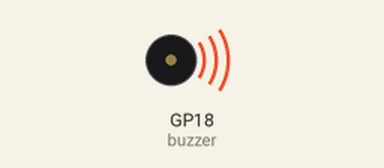
Recording of a program running on a simulated Raspberry Pi Pico running MicroPython. Shown: buzzer (waves = sounding). At 10.1 s the program stops and its outputs stay as they are.

Above: at 0.2 s.
At 3.2 s:
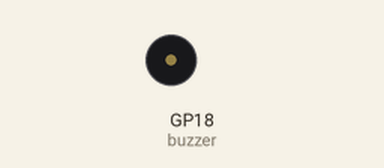
Timing chart, 0 to 10.9 s (numbered marks = the images above):
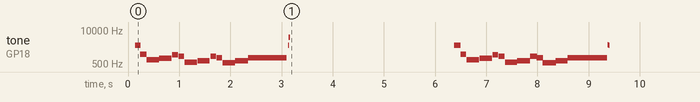

Measured:
- by itself, tone on GP18 (buzzer): plays 2638 Hz for 0.01 s, 2635 Hz for 0.01 s, 2637 Hz for 0.01 s, 2640 Hz for 0.01 s, 2641 Hz for 0.01 s, 2638 Hz for 0.01 s … (66 notes in this stretch)

The program:

play_song.py
```python
from machine import Pin, PWM
from utime import sleep

def playtone(frequency):
    buzzer.duty_u16(1000)
    buzzer.freq(frequency)

def bequiet():
    buzzer.duty_u16(0)

def playsong(mysong,length=0.1):
    for i in range(len(mysong)):
        if mysong[i] < 31:
            buzzer.freq(31)
            buzzer.duty_u16(0)
        else:
            playtone(mysong[i])
        sleep(length)
    bequiet()


buzzer = PWM(Pin(18))
#Copy paste your tone.txt
song = [0, 0, 0, 0, 0, 0, 0, 0, 0, 0, 0, 0, 0, 0, 2638, 2635, 2637, 2640, 2641, 2638, 2636, 2636, 2638, 2640, 1179, 1176, 1175, 1175, 1176, 1176, 1175, 1175, 1176, 1176, 1175, 1175, 740, 740, 740, 740, 740, 740, 740, 740, 740, 740, 740, 740, 740, 740, 740, 740, 740, 740, 740, 740, 740, 740, 740, 740, 740, 832, 831, 831, 831, 831, 831, 831, 831, 831, 831, 831, 831, 831, 831, 831, 831, 831, 831, 831, 831, 831, 831, 831, 831, 0, 1109, 1109, 1109, 1109, 1109, 1109, 1109, 1109, 1109, 1109, 1109, 0, 988, 988, 988, 988, 988, 988, 988, 989, 988, 988, 988, 0, 587, 587, 587, 587, 587, 587, 587, 587, 587, 587, 587, 587, 587, 587, 587, 587, 587, 587, 587, 587, 587, 587, 587, 587, 0, 659, 659, 659, 659, 659, 659, 659, 659, 659, 659, 659, 659, 659, 659, 659, 659, 659, 659, 659, 659, 659, 659, 659, 659, 0, 988, 988, 988, 988, 988, 988, 988, 988, 988, 988, 988, 0, 880, 880, 880, 880, 880, 880, 880, 880, 880, 880, 880, 0, 554, 554, 554, 554, 554, 554, 554, 554, 554, 554, 554, 554, 554, 554, 554, 554, 554, 554, 554, 554, 554, 554, 554, 554, 659, 659, 659, 659, 659, 659, 659, 659, 659, 659, 659, 659, 659, 659, 659, 659, 659, 659, 659, 659, 659, 659, 659, 659, 659, 880, 880, 880, 880, 880, 880, 880, 880, 880, 880, 880, 880, 880, 880, 880, 880, 880, 880, 880, 880, 880, 880, 880, 880, 880, 880, 880, 880, 880, 880, 880, 880, 880, 880, 880, 880, 880, 880, 880, 880, 880, 880, 880, 880, 880, 880, 880, 880, 880, 880, 880, 880, 880, 880, 880, 880, 880, 880, 880, 880, 880, 880, 880, 880, 880, 880, 880, 880, 880, 880, 880, 880, 880, 880, 880, 0, 0, 0, 2650, 5268, 5257, 0, 0, 0, 0, 0, 0, 0, 0, 0, 0, 0, 0, 0, 0, 0, 0, 0, 0, 0, 0, 0, 0, 0, 0, 0, 0, 0, 0, 0, 0, 0, 0, 0, 0, 0, 0, 0, 0, 0, 0, 0, 0, 0, 0, 0, 0, 0, 0, 0, 0, 0, 0, 0, 0, 0, 0, 0, 0, 0, 0, 0, 0, 0, 0, 0, 0, 0, 0, 0, 0, 0, 0, 0, 0, 0, 0, 0, 0, 0, 0, 0, 0, 0, 0, 0, 0, 0, 0, 0, 0, 0, 0, 0, 0, 0, 0, 0, 0, 0, 0, 0, 0, 0, 0, 0, 0, 0, 0, 0, 0, 0, 0, 0, 0, 0, 0, 0, 0, 0, 0, 0, 0, 0, 0, 0, 0, 0, 0, 0, 0, 0, 0, 0, 0, 0, 0, 0, 0, 0, 0, 0, 0, 0, 0, 0, 0, 0, 0, 0, 0, 0, 0, 0, 0, 0, 0, 0, 0, 0, 0, 0, 0, 0, 0, 0, 0, 0, 0, 0, 0, 0, 0, 0, 0, 0, 0, 0, 0, 0, 0, 0, 0, 0, 0, 0, 0, 0, 0, 0, 0, 0, 0, 0, 0, 0, 0, 0, 0, 0, 0, 0, 0, 0, 0, 0, 0, 0, 0, 0, 0, 0, 0, 0, 0, 0, 0, 0, 0, 0, 0, 0, 0, 0, 0, 0, 0, 0, 0, 0, 0, 0, 0, 0, 0, 0, 0, 0, 0, 0, 0, 0, 0, 0, 0, 0, 0, 0, 0, 0, 0, 0, 0, 0, 0, 0, 0, 0, 0, 0, 0, 0, 0, 0, 0, 0, 0, 0, 0, 0, 0, 0, 0, 0, 0, 0, 0, 0, 0, 0, 0, 0, 0, 0, 0, 0, 0, 0, 0, 0, 0, 0, 0, 0, 0, 0, 0, 0, 0, 0, 0, 0, 0, 0, 0, 0, 0, 0, 0, 0, 0, 0, 0, 0, 0, 0, 0, 0, 0, 0, 2633, 2635, 2635, 2639, 2640, 2639, 2637, 2635, 2637, 2639, 2640, 2638, 0, 1175, 1175, 1175, 1175, 1175, 1175, 1175, 1175, 1175, 1175, 1175, 0, 740, 740, 740, 740, 740, 740, 740, 740, 740, 740, 740, 740, 740, 740, 740, 740, 740, 740, 740, 740, 740, 740, 740, 740, 0, 831, 831, 831, 831, 831, 831, 831, 831, 831, 831, 831, 831, 831, 831, 831, 831, 831, 831, 831, 831, 831, 831, 831, 831, 0, 1109, 1109, 1109, 1109, 1109, 1109, 1109, 1109, 1109, 1109, 1109, 0, 988, 989, 988, 988, 988, 988, 988, 988, 988, 988, 988, 0, 587, 587, 587, 587, 587, 587, 587, 587, 587, 587, 587, 587, 587, 587, 587, 587, 587, 587, 587, 587, 587, 587, 587, 587, 660, 659, 659, 659, 659, 659, 659, 659, 659, 659, 659, 659, 659, 659, 659, 659, 659, 659, 659, 659, 659, 659, 659, 659, 659, 988, 988, 988, 988, 988, 988, 988, 988, 988, 988, 988, 990, 881, 880, 880, 880, 880, 880, 880, 880, 880, 880, 880, 879, 554, 554, 554, 554, 554, 554, 554, 554, 554, 554, 554, 554, 554, 554, 554, 554, 554, 554, 554, 554, 554, 554, 554, 554, 555, 659, 659, 659, 659, 659, 659, 659, 659, 659, 659, 659, 659, 659, 659, 659, 659, 659, 659, 659, 659, 659, 659, 659, 659, 882, 880, 880, 880, 880, 880, 880, 880, 880, 880, 880, 880, 880, 880, 880, 880, 880, 880, 880, 880, 880, 880, 880, 880, 880, 880, 880, 880, 880, 880, 880, 880, 880, 880, 880, 880, 880, 880, 880, 880, 880, 880, 880, 880, 880, 880, 880, 880, 880, 880, 880, 880, 880, 880, 880, 880, 880, 880, 880, 880, 880, 880, 880, 880, 880, 880, 880, 880, 880, 880, 880, 880, 880, 880, 880, 880, 0, 2675, 0, 2655, 0, 0, 0, 0, 0, 0, 0, 0, 0, 0, 0, 0, 0, 0, 0, 0, 0, 0, 0, 0, 0, 0, 0, 0, 0, 0, 0, 0, 0, 0, 0, 0, 0, 0, 0, 0, 0, 0, 0, 0, 0, 0, 0, 0, 0, 0, 0, 0, 0, 0, 0, 0, 0, 0, 0, 0, 0, 0, 0, 0, 0, 0, 0, 0, 0, 0, 0]

playsong(song,0.01)
buzzer.duty_u16(0)
```
